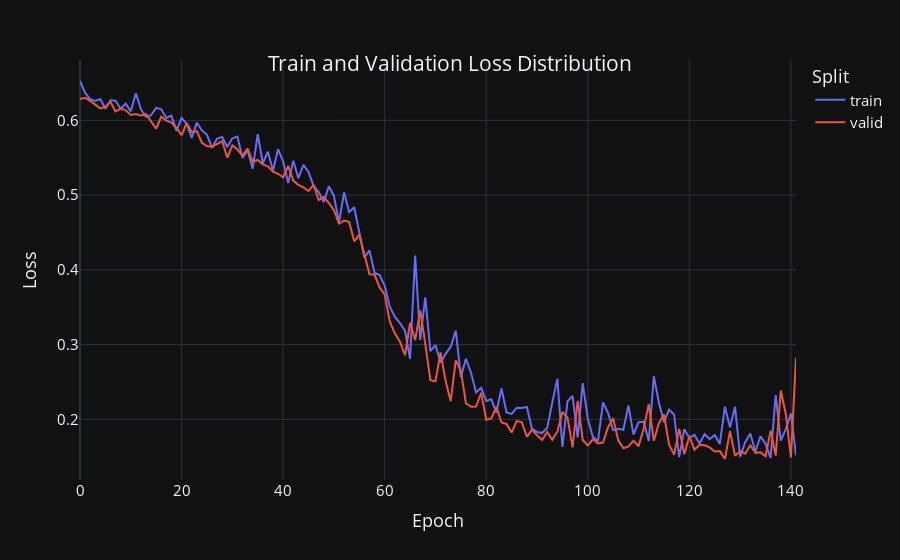
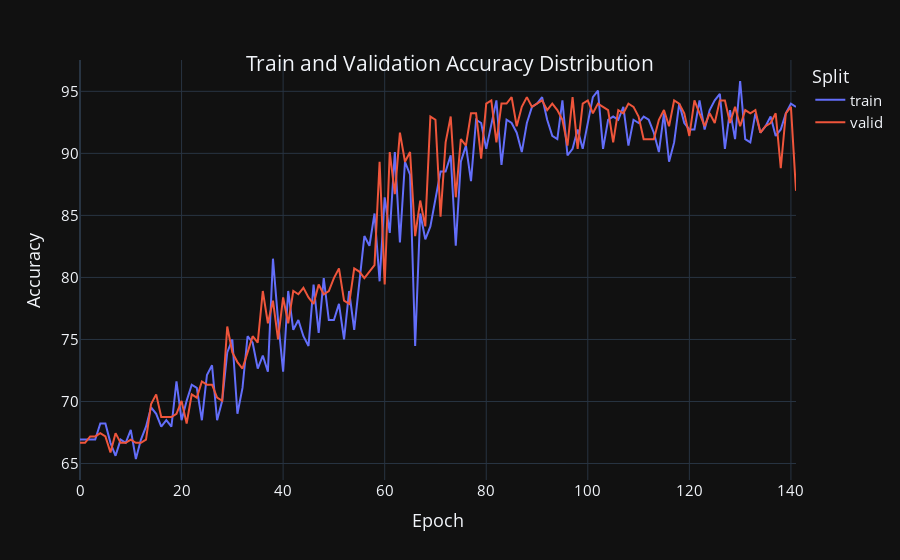
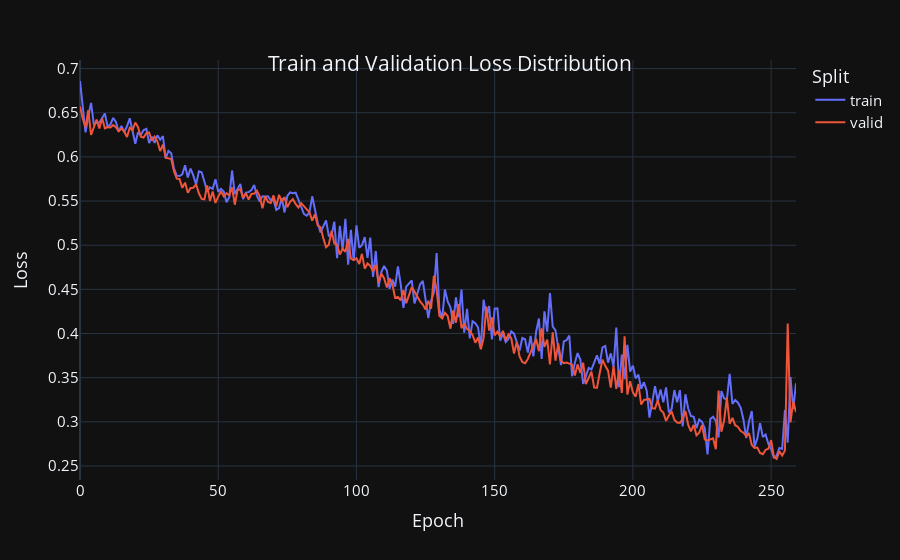
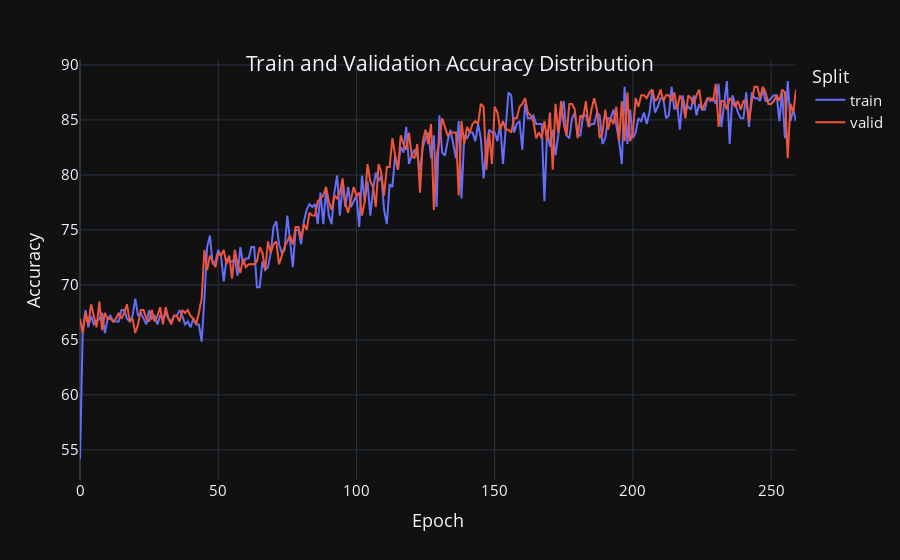

The notebook cell these images were saved under, in order:
### Markdown cell above
# Visualize The Results

### Code cell
hyperparams = {
    'dim_h': 64,
    'num_heads': 16,
    'edge_dim': 4,
}
hyperparams_dev = {
    'dim_h': 64,
    'num_heads': 16,
    'edge_dim': 4,
    'eps': 1
}

epochs = 300

# Models
model_ein = EINModel(**hyperparams_dev)
model_gat = GATModel(**hyperparams)
model_gcn = GCNModel(dim_h=64)
model_gin = GINModel(**{'dim_h': 64, 'train_eps': True, 'eps':1})

trained_ein = run_experiment(model_ein, epochs=epochs)
test_model(trained_ein, test_loader)

print('===================================')
trained_gat = run_experiment(model_gat, epochs=epochs)
test_model(trained_gat, test_loader)

print('===================================')
trained_gcn = run_experiment(model_gcn, epochs, edge_feature_compact=False)
test_model(trained_gcn, test_loader, edge_feature_compact=False)

print('===================================')
trained_gin = run_experiment(model_gin, epochs, edge_feature_compact=False)
test_model(trained_gcn, test_loader, edge_feature_compact=False)

### Figure 1 — Plotly figure (JSON) as saved in the notebook; plotly's stock layout.template omitted (floating-point values rounded to 4 significant figures; data arrays with more than 128 entries replaced by an {"elided": "..."} marker saying what was removed)
{"data": [{"hovertemplate": "split=train<br>index=%{x}<br>value=%{y}<extra></extra>", "legendgroup": "train", "line": {"color": "#636efa", "dash": "solid"}, "marker": {"symbol": "circle"}, "mode": "lines", "name": "train", "orientation": "v", "showlegend": true, "type": "scatter", "x": {"elided": "142 int values"}, "xaxis": "x", "y": {"elided": "142 float values"}, "yaxis": "y"}, {"hovertemplate": "split=valid<br>index=%{x}<br>value=%{y}<extra></extra>", "legendgroup": "valid", "line": {"color": "#EF553B", "dash": "solid"}, "marker": {"symbol": "circle"}, "mode": "lines", "name": "valid", "orientation": "v", "showlegend": true, "type": "scatter", "x": {"elided": "142 int values"}, "xaxis": "x", "y": {"elided": "142 float values"}, "yaxis": "y"}], "layout": {"font": {"size": 15}, "legend": {"title": {"text": "Split"}, "tracegroupgap": 0}, "margin": {"t": 60}, "title": {"text": "Train and Validation Loss Distribution", "x": 0.5, "xanchor": "center", "y": 0.9, "yanchor": "top"}, "xaxis": {"anchor": "y", "domain": [0, 1], "title": {"text": "Epoch"}}, "yaxis": {"anchor": "x", "domain": [0, 1], "title": {"text": "Loss"}}}}

### Figure 2 — Plotly figure (JSON) as saved in the notebook; plotly's stock layout.template omitted (floating-point values rounded to 4 significant figures; data arrays with more than 128 entries replaced by an {"elided": "..."} marker saying what was removed)
{"data": [{"hovertemplate": "split=train<br>index=%{x}<br>value=%{y}<extra></extra>", "legendgroup": "train", "line": {"color": "#636efa", "dash": "solid"}, "marker": {"symbol": "circle"}, "mode": "lines", "name": "train", "orientation": "v", "showlegend": true, "type": "scatter", "x": {"elided": "142 int values"}, "xaxis": "x", "y": {"elided": "142 float values"}, "yaxis": "y"}, {"hovertemplate": "split=valid<br>index=%{x}<br>value=%{y}<extra></extra>", "legendgroup": "valid", "line": {"color": "#EF553B", "dash": "solid"}, "marker": {"symbol": "circle"}, "mode": "lines", "name": "valid", "orientation": "v", "showlegend": true, "type": "scatter", "x": {"elided": "142 int values"}, "xaxis": "x", "y": {"elided": "142 float values"}, "yaxis": "y"}], "layout": {"font": {"size": 15}, "legend": {"title": {"text": "Split"}, "tracegroupgap": 0}, "margin": {"t": 60}, "title": {"text": "Train and Validation Accuracy Distribution", "x": 0.5, "xanchor": "center", "y": 0.9, "yanchor": "top"}, "xaxis": {"anchor": "y", "domain": [0, 1], "title": {"text": "Epoch"}}, "yaxis": {"anchor": "x", "domain": [0, 1], "title": {"text": "Accuracy"}}}}

### Figure 3 — Plotly figure (JSON) as saved in the notebook; plotly's stock layout.template omitted (floating-point values rounded to 4 significant figures; data arrays with more than 128 entries replaced by an {"elided": "..."} marker saying what was removed)
{"data": [{"hovertemplate": "split=train<br>index=%{x}<br>value=%{y}<extra></extra>", "legendgroup": "train", "line": {"color": "#636efa", "dash": "solid"}, "marker": {"symbol": "circle"}, "mode": "lines", "name": "train", "orientation": "v", "showlegend": true, "type": "scatter", "x": {"elided": "260 int values"}, "xaxis": "x", "y": {"elided": "260 float values"}, "yaxis": "y"}, {"hovertemplate": "split=valid<br>index=%{x}<br>value=%{y}<extra></extra>", "legendgroup": "valid", "line": {"color": "#EF553B", "dash": "solid"}, "marker": {"symbol": "circle"}, "mode": "lines", "name": "valid", "orientation": "v", "showlegend": true, "type": "scatter", "x": {"elided": "260 int values"}, "xaxis": "x", "y": {"elided": "260 float values"}, "yaxis": "y"}], "layout": {"font": {"size": 15}, "legend": {"title": {"text": "Split"}, "tracegroupgap": 0}, "margin": {"t": 60}, "title": {"text": "Train and Validation Loss Distribution", "x": 0.5, "xanchor": "center", "y": 0.9, "yanchor": "top"}, "xaxis": {"anchor": "y", "domain": [0, 1], "title": {"text": "Epoch"}}, "yaxis": {"anchor": "x", "domain": [0, 1], "title": {"text": "Loss"}}}}

### Figure 4 — Plotly figure (JSON) as saved in the notebook; plotly's stock layout.template omitted (floating-point values rounded to 4 significant figures; data arrays with more than 128 entries replaced by an {"elided": "..."} marker saying what was removed)
{"data": [{"hovertemplate": "split=train<br>index=%{x}<br>value=%{y}<extra></extra>", "legendgroup": "train", "line": {"color": "#636efa", "dash": "solid"}, "marker": {"symbol": "circle"}, "mode": "lines", "name": "train", "orientation": "v", "showlegend": true, "type": "scatter", "x": {"elided": "260 int values"}, "xaxis": "x", "y": {"elided": "260 float values"}, "yaxis": "y"}, {"hovertemplate": "split=valid<br>index=%{x}<br>value=%{y}<extra></extra>", "legendgroup": "valid", "line": {"color": "#EF553B", "dash": "solid"}, "marker": {"symbol": "circle"}, "mode": "lines", "name": "valid", "orientation": "v", "showlegend": true, "type": "scatter", "x": {"elided": "260 int values"}, "xaxis": "x", "y": {"elided": "260 float values"}, "yaxis": "y"}], "layout": {"font": {"size": 15}, "legend": {"title": {"text": "Split"}, "tracegroupgap": 0}, "margin": {"t": 60}, "title": {"text": "Train and Validation Accuracy Distribution", "x": 0.5, "xanchor": "center", "y": 0.9, "yanchor": "top"}, "xaxis": {"anchor": "y", "domain": [0, 1], "title": {"text": "Epoch"}}, "yaxis": {"anchor": "x", "domain": [0, 1], "title": {"text": "Accuracy"}}}}
